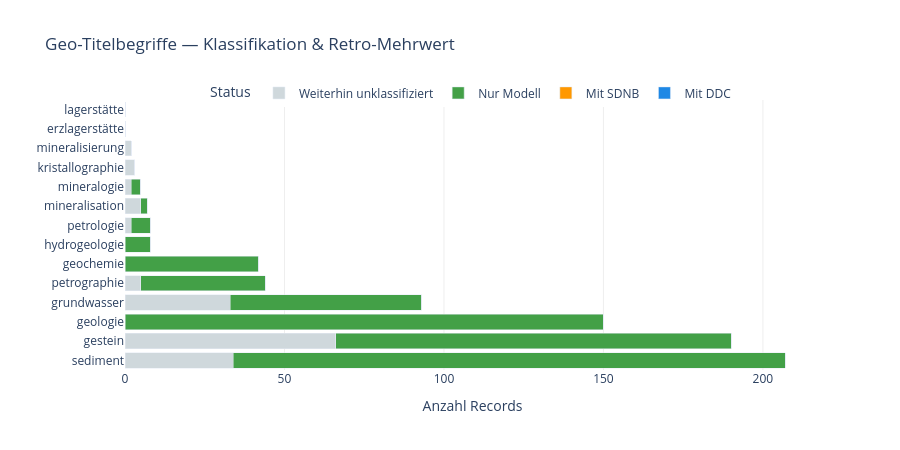

The notebook cell this image was saved under:
### Code cell
# Plot (4 Kategorien)

df_plot = df_retro_terms.melt(
    id_vars="Begriff",
    value_vars=[
        "Mit DDC",
        "Mit SDNB",
        "Nur Modell",
        "Weiterhin unklassifiziert",
    ],
    var_name="Status",
    value_name="Anzahl",
)

fig = px.bar(
    df_plot,
    x="Anzahl",
    y="Begriff",
    color="Status",
    orientation="h",
    barmode="stack",
    color_discrete_map={
        "Mit DDC": "#1E88E5",
        "Mit SDNB": "#FF9800",
        "Nur Modell": "#43A047",
        "Weiterhin unklassifiziert": "#CFD8DC",
    },
    category_orders={
        "Status": [
            "Weiterhin unklassifiziert",
            "Nur Modell",
            "Mit SDNB",
            "Mit DDC",
        ]
    },
    title="Geo-Titelbegriffe — Klassifikation & Retro-Mehrwert",
    labels={"Anzahl": "Anzahl Records", "Begriff": ""},
)

fig.update_layout(
    plot_bgcolor="white",
    height=450,
    legend=dict(orientation="h", y=1.08, x=0.5, xanchor="center"),
)

fig.update_xaxes(showgrid=True, gridcolor="#EEEEEE")
fig.show()

### Figure 1 — Plotly figure (JSON) as saved in the notebook; plotly's stock layout.template omitted (floating-point values rounded to 4 significant figures)
{"data": [{"hovertemplate": "Status=Weiterhin unklassifiziert<br>Anzahl Records=%{x}<br>=%{y}<extra></extra>", "legendgroup": "Weiterhin unklassifiziert", "marker": {"color": "#CFD8DC", "pattern": {"shape": ""}}, "name": "Weiterhin unklassifiziert", "orientation": "h", "showlegend": true, "textposition": "auto", "type": "bar", "x": [34, 66, 0, 33, 5, 0, 0, 2, 5, 2, 3, 2, 0, 0], "xaxis": "x", "y": ["sediment", "gestein", "geologie", "grundwasser", "petrographie", "geochemie", "hydrogeologie", "petrologie", "mineralisation", "mineralogie", "kristallographie", "mineralisierung", "erzlagerstätte", "lagerstätte"], "yaxis": "y"}, {"hovertemplate": "Status=Nur Modell<br>Anzahl Records=%{x}<br>=%{y}<extra></extra>", "legendgroup": "Nur Modell", "marker": {"color": "#43A047", "pattern": {"shape": ""}}, "name": "Nur Modell", "orientation": "h", "showlegend": true, "textposition": "auto", "type": "bar", "x": [173, 124, 150, 60, 39, 42, 8, 6, 2, 3, 0, 0, 0, 0], "xaxis": "x", "y": ["sediment", "gestein", "geologie", "grundwasser", "petrographie", "geochemie", "hydrogeologie", "petrologie", "mineralisation", "mineralogie", "kristallographie", "mineralisierung", "erzlagerstätte", "lagerstätte"], "yaxis": "y"}, {"hovertemplate": "Status=Mit SDNB<br>Anzahl Records=%{x}<br>=%{y}<extra></extra>", "legendgroup": "Mit SDNB", "marker": {"color": "#FF9800", "pattern": {"shape": ""}}, "name": "Mit SDNB", "orientation": "h", "showlegend": true, "textposition": "auto", "type": "bar", "x": [0, 0, 0, 0, 0, 0, 0, 0, 0, 0, 0, 0, 0, 0], "xaxis": "x", "y": ["sediment", "gestein", "geologie", "grundwasser", "petrographie", "geochemie", "hydrogeologie", "petrologie", "mineralisation", "mineralogie", "kristallographie", "mineralisierung", "erzlagerstätte", "lagerstätte"], "yaxis": "y"}, {"hovertemplate": "Status=Mit DDC<br>Anzahl Records=%{x}<br>=%{y}<extra></extra>", "legendgroup": "Mit DDC", "marker": {"color": "#1E88E5", "pattern": {"shape": ""}}, "name": "Mit DDC", "orientation": "h", "showlegend": true, "textposition": "auto", "type": "bar", "x": [0, 0, 0, 0, 0, 0, 0, 0, 0, 0, 0, 0, 0, 0], "xaxis": "x", "y": ["sediment", "gestein", "geologie", "grundwasser", "petrographie", "geochemie", "hydrogeologie", "petrologie", "mineralisation", "mineralogie", "kristallographie", "mineralisierung", "erzlagerstätte", "lagerstätte"], "yaxis": "y"}], "layout": {"barmode": "stack", "height": 450, "legend": {"orientation": "h", "title": {"text": "Status"}, "tracegroupgap": 0, "x": 0.5, "xanchor": "center", "y": 1.08}, "plot_bgcolor": "white", "title": {"text": "Geo-Titelbegriffe — Klassifikation & Retro-Mehrwert"}, "xaxis": {"anchor": "y", "domain": [0, 1], "gridcolor": "#EEEEEE", "showgrid": true, "title": {"text": "Anzahl Records"}}, "yaxis": {"anchor": "x", "domain": [0, 1], "title": {"text": ""}}}}
